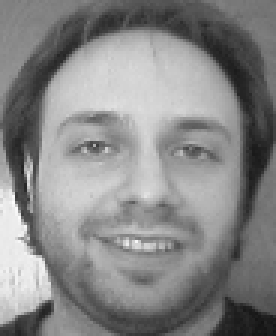
#> input picture ImagenesCaras/s1/1.pgm, 92 x 112 px (shown 3 times larger); its folder holds 3 pictures in this run
$ python pca.py
#> lines starting #> are read from the running program, lines starting #| are printed output that depends on the picture
### generar_matriz.py
import numpy as np
import os

D = np.diag([5.0, 4.0, 3.0, 2.0, 1.0])

v = np.ones((D.shape[0], 1))

v = v / np.linalg.norm(v)
# print(v)

# Matriz de Householder
B = np.eye(D.shape[0]) - 2 * (v @ v.T)
# print(B)

# Matriz a diagonalizar
M = B.T @ D @ B
# print(M.shape)
# print(M)

def matriz_txt(A, niter, eps):
    direccion_actual = os.getcwd()
    path = os.path.join(direccion_actual, 'input_data.txt')

    if os.path.isfile(path):
        os.remove(path)
    with open('input_data.txt','a') as f:
        f.write(f"{A.shape[0]} {A.shape[1]} {niter} {eps}\n")
        np.savetxt(f,A, newline="\n")

matriz_txt(M, 10000, 0.00000001)

### pca.py
import numpy as np
import matplotlib.pyplot as plt
from pathlib import Path
from generar_matriz import matriz_txt
from sklearn.decomposition import PCA

imgs = []
for path in sorted(list(Path('ImagenesCaras').rglob('*/*.pgm'))):
    imagen_fila = plt.imread(path)[::2, ::2]/255
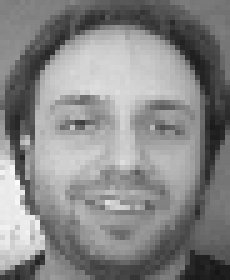
#> imagen_fila: shape (56, 46) float64 (shown 5 times larger); min 0.0824, max 0.984, mean 0.531
    imgs.append(imagen_fila.flatten())
#> pass 2 of the loop `for path in sorted(list(Path('ImagenesCaras').rglob('*/*.pgm'))):`:
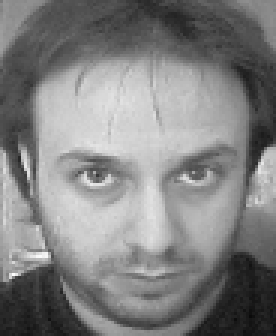
#> input picture ImagenesCaras/s1/10.pgm, 92 x 112 px (shown 3 times larger)
#> `imagen_fila = plt.imread(path)[::2, ::2]/255`:
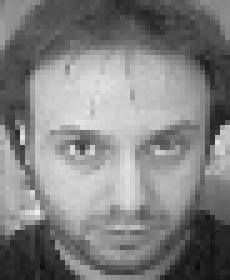
#> imagen_fila: shape (56, 46) float64 (shown 5 times larger); min 0.051, max 0.933, mean 0.507
#> pass 3 of the loop `for path in sorted(list(Path('ImagenesCaras').rglob('*/*.pgm'))):`:
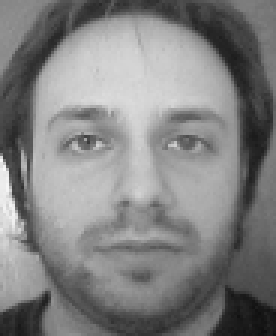
#> input picture ImagenesCaras/s1/2.pgm, 92 x 112 px (shown 3 times larger)
#> `imagen_fila = plt.imread(path)[::2, ::2]/255`:
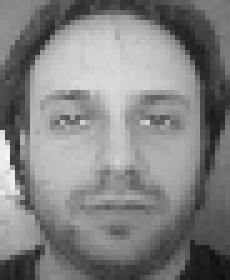
#> imagen_fila: shape (56, 46) float64 (shown 5 times larger); min 0.0588, max 0.961, mean 0.51
#> the loop made 4 passes; the first 3 are shown
X = np.stack(imgs)
m, n = X.shape
#> m = 4; n = 2576

Xc = X.copy()
for i in range(len(X)):
    mu = np.mean(X[i])
    Xc[i] = X[i] - mu

C = np.dot(Xc.T, Xc) / (n - 1)
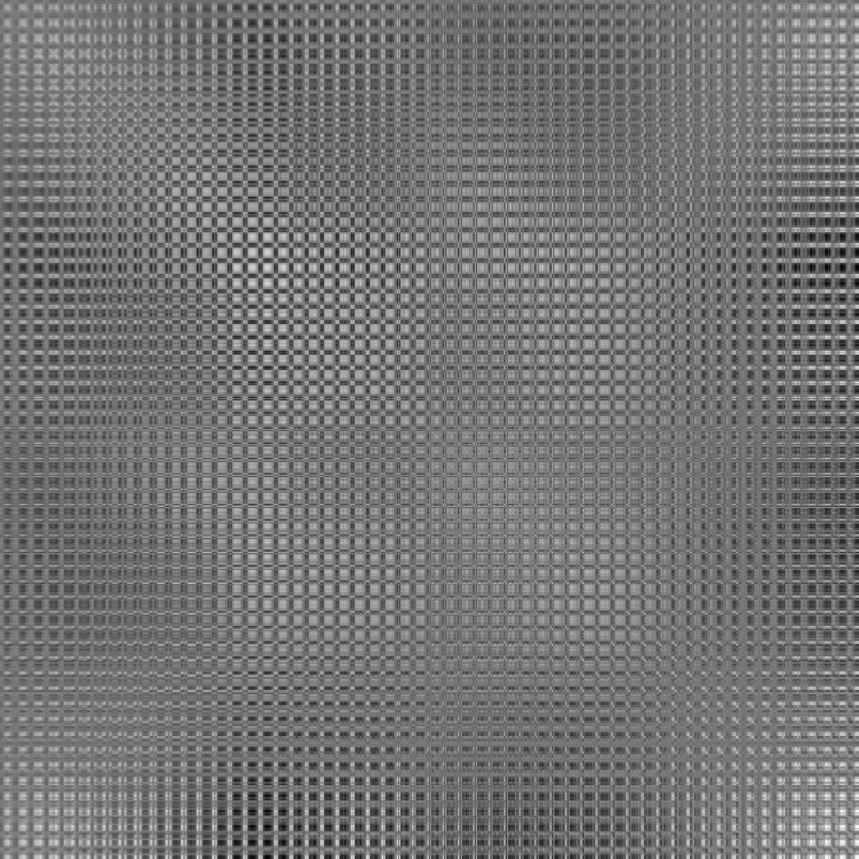
#> C: shape (2576, 2576) float64 (shown at 1/3 size); min -0.000208, max 0.000246, mean -1.2e-23; drawn with min black and max white

matriz_txt(C, 10000, 0.000000001)
#> (the run stopped early here; a loop or call above may not have finished)
